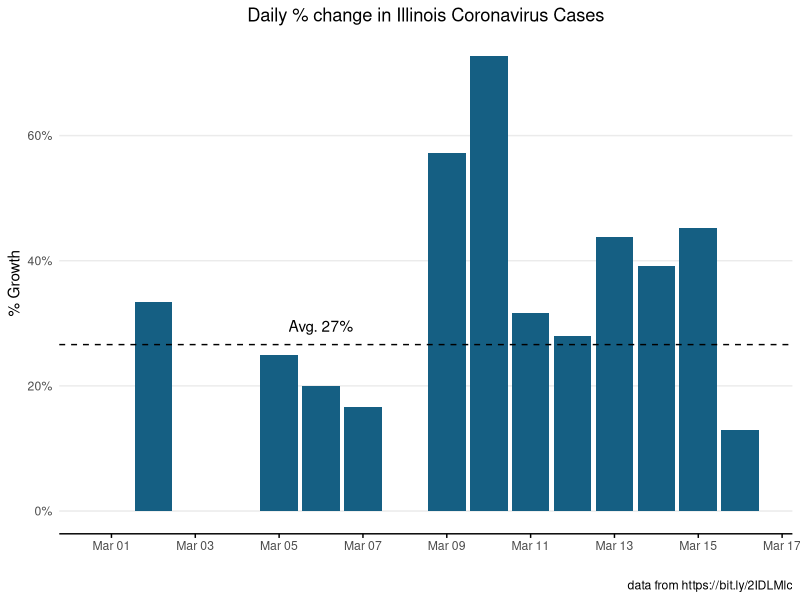
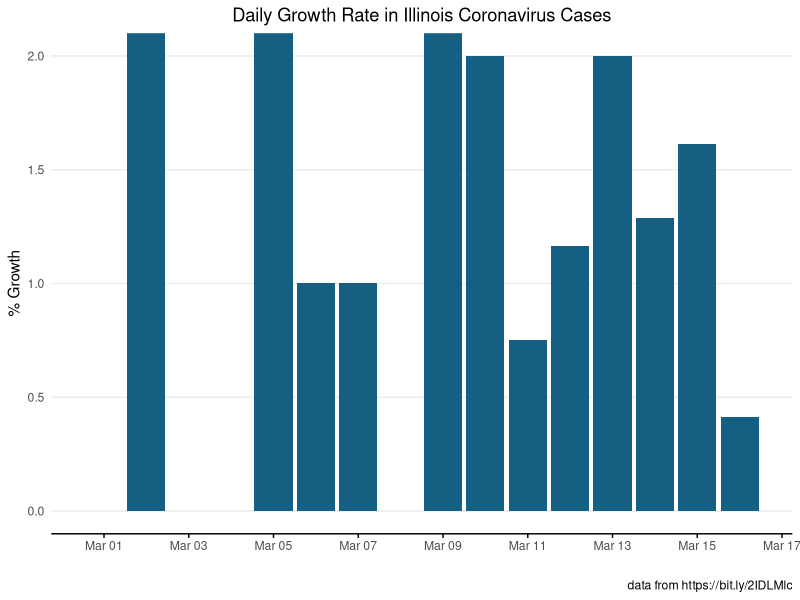
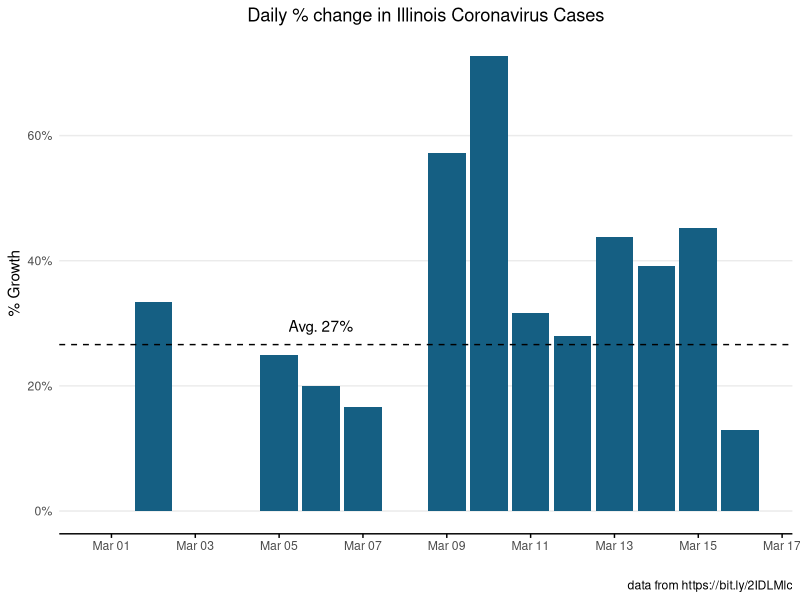
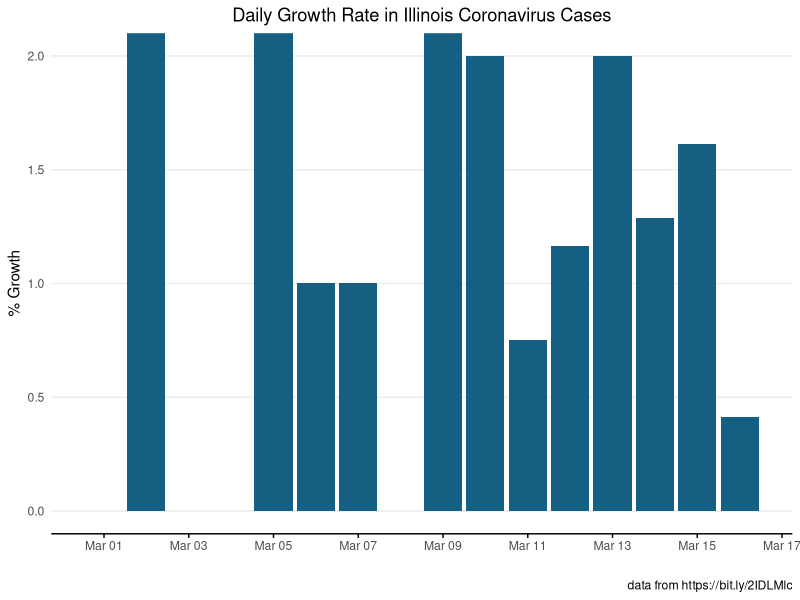

Generate these figures, in order, with R:
#' Simple projection of ILinois Covid-19 cases over time


# Load necessary libraries ------------------------------------------------

library(tidyverse)
library(here)
library(scales)


# Load data and calc % change ---------------------------------------------

df <- read_csv("data/IL-covid-19-cases.csv") %>%
  mutate(Date=as.Date(Date, "%m/%d/%y")) %>%
  mutate(percentChange=(Illinois-lag(Illinois))/lag(Illinois),
         newcases=Illinois-lag(Illinois),
         growthFactor=newcases/lag(newcases))


dfMostRecent <- df %>%
  arrange(Date) %>%
  filter(row_number()==n()) %>%
  mutate(Date=as.Date(Date),
         lab=paste0(newcases, " new cases\n", percent(percentChange), " growth"))

todayDate <- format(dfMostRecent[[1, "Date"]],"%Y-%m-%d")

# Limit to data since March 1 ---------------------------------------------
df <- df %>%
  filter(Date>=as.Date("2020-03-01"))

meangrowth=mean(df$percentChange)

meangrowthlabel = paste("Avg.", percent(meangrowth))
ggplot(data=df) +
  geom_col(aes(x=Date, y=percentChange), fill="#155F83") +
  geom_hline(yintercept = meangrowth, linetype="dashed")+
  theme_minimal()+
  scale_y_continuous(labels = scales::percent)+
  scale_x_date(date_breaks = "2 day", date_labels = "%b %d")+
  ggtitle("Daily % change in Illinois Coronavirus Cases") +
  annotate("text", x=as.Date("2020-03-06"), y=meangrowth+.03 ,label=meangrowthlabel)+
  xlab("") + 
  ylab("% Growth")+
  labs(caption = "data from https://bit.ly/2IDLMlc")+
  theme(panel.grid.minor.x=element_blank(),
        panel.grid.major.x=element_blank(),
        plot.title = element_text(hjust = .5),
        panel.grid.minor.y=element_blank(),
        axis.line.x = element_line(color="black", size = .5),
        axis.ticks.x=element_line(),
        axis.ticks.length.x = unit(3, "pt"))

fname <- paste0("percent_change-", todayDate, ".png")

ggsave(here("output", fname), w=8, h=6)

ggplot(data=df) +
  geom_col(aes(x=Date, y=growthFactor), fill="#155F83") +
  theme_minimal()+
  scale_x_date(date_breaks = "2 day", date_labels = "%b %d")+
  ggtitle("Daily Growth Rate in Illinois Coronavirus Cases") +
  xlab("") + 
  ylab("% Growth")+
  labs(caption = "data from https://bit.ly/2IDLMlc")+
  theme(panel.grid.minor.x=element_blank(),
        panel.grid.major.x=element_blank(),
        plot.title = element_text(hjust = .5),
        panel.grid.minor.y=element_blank(),
        axis.line.x = element_line(color="black", size = .5),
        axis.ticks.x=element_line(),
        axis.ticks.length.x = unit(3, "pt"))

fname <- paste0("growth_rate-", todayDate, ".png")

ggsave(here("output", fname), w=8, h=6)

